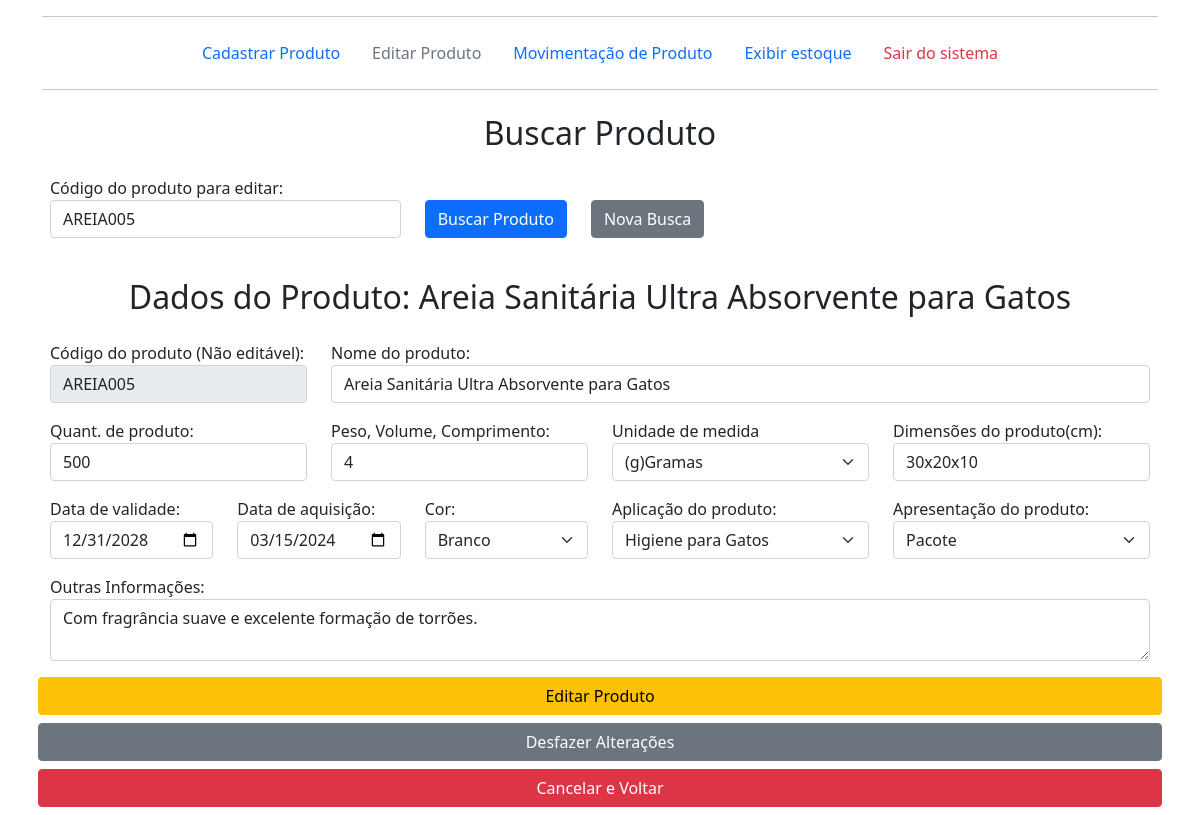
The app's page /editarproduto.php?codigo_busca=AREIA005 with its own data.
### tables this page shows
CREATE TABLE `produtos` (
    id INT AUTO_INCREMENT PRIMARY KEY,
    codigo_produto VARCHAR(50) UNIQUE NOT NULL,
    nome_produto VARCHAR(255) NOT NULL,
    quantidade INT NOT NULL,
    peso_volume_comp VARCHAR(50),
    unidade_medida VARCHAR(10),
    dimensoes VARCHAR(100),
    data_validade DATE,
    data_aquisicao DATE,
    cor VARCHAR(50),
    aplicacao VARCHAR(50),
    apresentacao VARCHAR(50),
    outras_informacoes TEXT,
    data_cadastro TIMESTAMP DEFAULT CURRENT_TIMESTAMP
);

### editarproduto.php (the view, shortened to what this page needs)
<?php
include_once 'conexao.php';
$table_name2 = "produtos";
$produto = null;
$mensagem = '';
try {
    $conn = new PDO("mysql:host=$servername;dbname=$dbname;charset=utf8", $username, $password);
    $conn->setAttribute(PDO::ATTR_ERRMODE, PDO::ERRMODE_EXCEPTION);
} catch (PDOException $e) {
    die("Erro de Conexão: " . $e->getMessage());
}
if (isset($_GET['codigo_busca']) && !empty($_GET['codigo_busca'])) {
    $codigo_busca = $_GET['codigo_busca'];
    $sql_busca = "SELECT * FROM $table_name2 WHERE codigo_produto = :codigo_busca";
    try {
        $stmt_busca = $conn->prepare($sql_busca);
        $stmt_busca->bindParam(':codigo_busca', $codigo_busca);
        $stmt_busca->execute();
        $produto = $stmt_busca->fetch(PDO::FETCH_ASSOC);
    } catch (PDOException $e) {
        $mensagem .= "<div class='alert alert-danger' role='alert'>Erro ao buscar o produto: " . $e->getMessage() . "</div>";
    }
}
?>
<!DOCTYPE html>
<html lang="pt-br">
<head>
    <link href="assets/css/bootstrap.min.css" rel="stylesheet">
</head>
<body>
    <div class="container">
        <div class="menuprincipal">
            <hr>
            <ul class="nav justify-content-center">
                <li class="nav-item">
                    <a class="nav-link" href="cadastrarproduto.html">Cadastrar Produto</a>
                </li>
                <li class="nav-item">
                    <a class="nav-link disabled" href="editarproduto.php">Editar Produto</a>
                </li>
                <li class="nav-item">
                    <a class="nav-link" href="movimentacaoproduto.php">Movimentação de Produto</a>
                </li>
                <li class="nav-item">
                    <a class="nav-link" href="exibirestoque.php">Exibir estoque</a>
                </li>
                <li class="nav-item">
                    <a class="nav-link link-danger" href="sairdosistema.php">Sair do sistema</a>
                </li>
            </ul>
            <hr>
        </div>
        <form action="editarproduto.php" method="get" class="mb-4">
            <div class="row p-2 text-center">
                <h2>Buscar Produto</h2>
            </div>
            <div class="row p-2 align-items-end">
                <div class="col-4">
                    Código do produto para editar:
                    <input type="text" name="codigo_busca" id="codigo_busca" placeholder="Digite o código" class="form-control" required value="<?php echo htmlspecialchars($_GET['codigo_busca'] ?? ''); ?>">
                </div>
                <div class="col-auto">
                    <input type="submit" value="Buscar Produto" class="btn btn-primary">
                </div>
                <div class="col-auto">
                    <a href="editarproduto.php" class="btn btn-secondary">Nova Busca</a>
                </div>
            </div>
        </form>
        <?php if ($produto): ?>
        <form action="editarproduto.php" id="editarproduto" name="editarproduto" method="post">
            <div class="row p-2 text-center">
                <h2>Dados do Produto: <?php echo htmlspecialchars($produto['nome_produto']); ?></h2>
            </div>
            <div class="row p-2">
                <div class="col-3">
                    Código do produto (Não editável):<input type="text" value="<?php echo htmlspecialchars($produto['codigo_produto']); ?>" class="form-control" disabled>
                </div>
                <div class="col">
                    Nome do produto:<input type="text" name="prodnome" id="prodnome" placeholder="Digite o nome do produto" class="form-control" required value="<?php echo htmlspecialchars($produto['nome_produto']); ?>">
                </div>
            </div>
            <div class="row p-2">
                <div class="col">
                    Quant. de produto:<input type="number" name="prodqt" id="prodqt" placeholder="Digite a quantidade" class="form-control" required value="<?php echo htmlspecialchars($produto['quantidade']); ?>">
                </div>
                <div class="col">
                    Peso, Volume, Comprimento:<input type="text" name="prodmed" id="prodmed" placeholder="Ex: 500" class="form-control" required value="<?php echo htmlspecialchars($produto['peso_volume_comp']); ?>">
                </div>
                <div class="col">
                    Unidade de medida
                    <select id="produnmed" name="produnmed" class="form-select" required>
                        <?php $unidade_atual = $produto['unidade_medida']; ?>
                        <option value="g" <?php echo ($unidade_atual == 'g') ? 'selected' : ''; ?>>(g)Gramas</option>
                    </select>
                </div>
                <div class="col">
                    Dimensões do produto(cm):
                    <input type="text" name="proddim" id="proddim" placeholder="comp. x largura x altura" class="form-control" required value="<?php echo htmlspecialchars($produto['dimensoes']); ?>">
                </div>
            </div>
                <div class="row p-2">
                <div class="col-2">
                    Data de validade:<input type="date" name="prodvalid" id="prodvalid" class="form-control" value="<?php echo htmlspecialchars($produto['data_validade']); ?>">
                </div>
                <div class="col-2">
                    Data de aquisição:<input type="date" name="prodaquisicao" id="prodaquisicao" class="form-control" required value="<?php echo htmlspecialchars($produto['data_aquisicao']); ?>">
                </div>
                <div class="col-2">
                    Cor:
                    <select id="prodcor" name="prodcor" class="form-select" required>
                        <?php $cor_atual = $produto['cor']; ?>
                        <option value="Branco" <?php echo ($cor_atual == 'Branco') ? 'selected' : ''; ?>>Branco</option>
                    </select>
                </div>
                <div class="col-3">
                    Aplicação do produto:
                    <select id="prodapli" name="prodapli" class="form-select" required>
                        <?php $apli_atual = $produto['aplicacao']; ?>
                        <option value="<?php echo htmlspecialchars($apli_atual); ?>" selected><?php echo htmlspecialchars($apli_atual); ?></option>
                    </select>
                </div>
                 <div class="col">
                    Apresentação do produto:
                    <select id="prodapre" name="prodapre" class="form-select" required>
                        <?php $apre_atual = $produto['apresentacao']; ?>
                        <option value="Pacote" <?php echo ($apre_atual == 'Pacote') ? 'selected' : ''; ?>>Pacote</option>
                    </select>
                </div>
            </div>
            <div class="row p-2">
                <div class="col">
                    Outras Informações:
                    <textarea class="form-control" id="prodout" name="prodout" placeholder="Digite aqui mais descrições sobre o produto"><?php echo htmlspecialchars($produto['outras_informacoes']); ?></textarea>
                </div>
            </div>
            <div class="row p-2">
                <input type="submit" name="atualizar" id="atualizar" value="Editar Produto" class="btn btn-warning">
                <input type="reset" name="cancelar" id="cancelar" value="Desfazer Alterações" class="btn btn-secondary mt-2">
                <a href="editarproduto.php" class="btn btn-danger mt-2">Cancelar e Voltar</a>
            </div>
        </form>
        <?php endif; ?>
    </div>
</body>
</html>

### records on screen
produtos: nome_produto "Areia Sanitária Ultra Absorvente para Gatos", codigo_produto "AREIA005", prodnome "Areia Sanitária Ultra Absorvente para Gatos", prodqt "500", prodmed "4", proddim "30x20x10", prodvalid "12/31/2028", prodaquisicao "03/15/2024", prodapli "Higiene para Gatos", prodapre "Pacote", prodout "Com fragrância suave e excelente formação de torrões."
